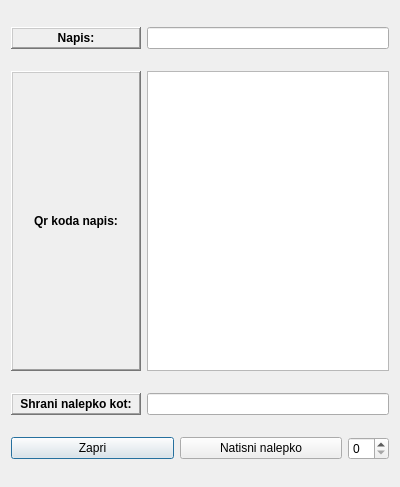
<?xml version="1.0" encoding="UTF-8"?>
<ui version="4.0">
 <class>novaNalepka</class>
 <widget class="QDialog" name="novaNalepka">
  <property name="geometry">
   <rect>
    <x>0</x>
    <y>0</y>
    <width>400</width>
    <height>487</height>
   </rect>
  </property>
  <property name="windowTitle">
   <string>Dialog</string>
  </property>
  <layout class="QGridLayout" name="gridLayout">
   <item row="0" column="0">
    <layout class="QHBoxLayout" name="horizontalLayout_4">
     <item>
      <widget class="QLabel" name="label_napis">
       <property name="minimumSize">
        <size>
         <width>130</width>
         <height>0</height>
        </size>
       </property>
       <property name="font">
        <font>
         <weight>75</weight>
         <bold>true</bold>
        </font>
       </property>
       <property name="frameShape">
        <enum>QFrame::WinPanel</enum>
       </property>
       <property name="frameShadow">
        <enum>QFrame::Raised</enum>
       </property>
       <property name="text">
        <string>Napis:</string>
       </property>
       <property name="alignment">
        <set>Qt::AlignCenter</set>
       </property>
      </widget>
     </item>
     <item>
      <widget class="QLineEdit" name="lineEdit_napis"/>
     </item>
    </layout>
   </item>
   <item row="1" column="0">
    <layout class="QHBoxLayout" name="horizontalLayout_3">
     <item>
      <widget class="QLabel" name="label_qrNapis">
       <property name="minimumSize">
        <size>
         <width>130</width>
         <height>0</height>
        </size>
       </property>
       <property name="maximumSize">
        <size>
         <width>16777215</width>
         <height>300</height>
        </size>
       </property>
       <property name="font">
        <font>
         <weight>75</weight>
         <bold>true</bold>
        </font>
       </property>
       <property name="frameShape">
        <enum>QFrame::WinPanel</enum>
       </property>
       <property name="frameShadow">
        <enum>QFrame::Raised</enum>
       </property>
       <property name="text">
        <string>Qr koda napis:</string>
       </property>
       <property name="alignment">
        <set>Qt::AlignCenter</set>
       </property>
      </widget>
     </item>
     <item>
      <widget class="QTextEdit" name="textEdit_qrNapis">
       <property name="maximumSize">
        <size>
         <width>16777215</width>
         <height>300</height>
        </size>
       </property>
      </widget>
     </item>
    </layout>
   </item>
   <item row="2" column="0">
    <layout class="QHBoxLayout" name="horizontalLayout">
     <item>
      <widget class="QLabel" name="label">
       <property name="minimumSize">
        <size>
         <width>130</width>
         <height>0</height>
        </size>
       </property>
       <property name="font">
        <font>
         <weight>75</weight>
         <bold>true</bold>
        </font>
       </property>
       <property name="frameShape">
        <enum>QFrame::WinPanel</enum>
       </property>
       <property name="frameShadow">
        <enum>QFrame::Raised</enum>
       </property>
       <property name="text">
        <string>Shrani nalepko kot:</string>
       </property>
       <property name="alignment">
        <set>Qt::AlignCenter</set>
       </property>
      </widget>
     </item>
     <item>
      <widget class="QLineEdit" name="lineEdit_shrani"/>
     </item>
    </layout>
   </item>
   <item row="3" column="0">
    <layout class="QHBoxLayout" name="horizontalLayout_2">
     <item>
      <widget class="QPushButton" name="pushButton_close">
       <property name="text">
        <string>Zapri</string>
       </property>
       <property name="shortcut">
        <string>Ctrl+Q</string>
       </property>
      </widget>
     </item>
     <item>
      <widget class="QPushButton" name="pushButton_natisni">
       <property name="text">
        <string>Natisni nalepko</string>
       </property>
      </widget>
     </item>
     <item>
      <widget class="QSpinBox" name="spinBox_kopijePrint">
       <property name="sizePolicy">
        <sizepolicy hsizetype="Maximum" vsizetype="Fixed">
         <horstretch>0</horstretch>
         <verstretch>0</verstretch>
        </sizepolicy>
       </property>
      </widget>
     </item>
    </layout>
   </item>
  </layout>
 </widget>
 <tabstops>
  <tabstop>lineEdit_napis</tabstop>
  <tabstop>textEdit_qrNapis</tabstop>
  <tabstop>lineEdit_shrani</tabstop>
  <tabstop>pushButton_natisni</tabstop>
  <tabstop>spinBox_kopijePrint</tabstop>
  <tabstop>pushButton_close</tabstop>
 </tabstops>
 <resources/>
 <connections>
  <connection>
   <sender>pushButton_close</sender>
   <signal>clicked()</signal>
   <receiver>novaNalepka</receiver>
   <slot>close()</slot>
   <hints>
    <hint type="sourcelabel">
     <x>89</x>
     <y>475</y>
    </hint>
    <hint type="destinationlabel">
     <x>106</x>
     <y>276</y>
    </hint>
   </hints>
  </connection>
 </connections>
</ui>
